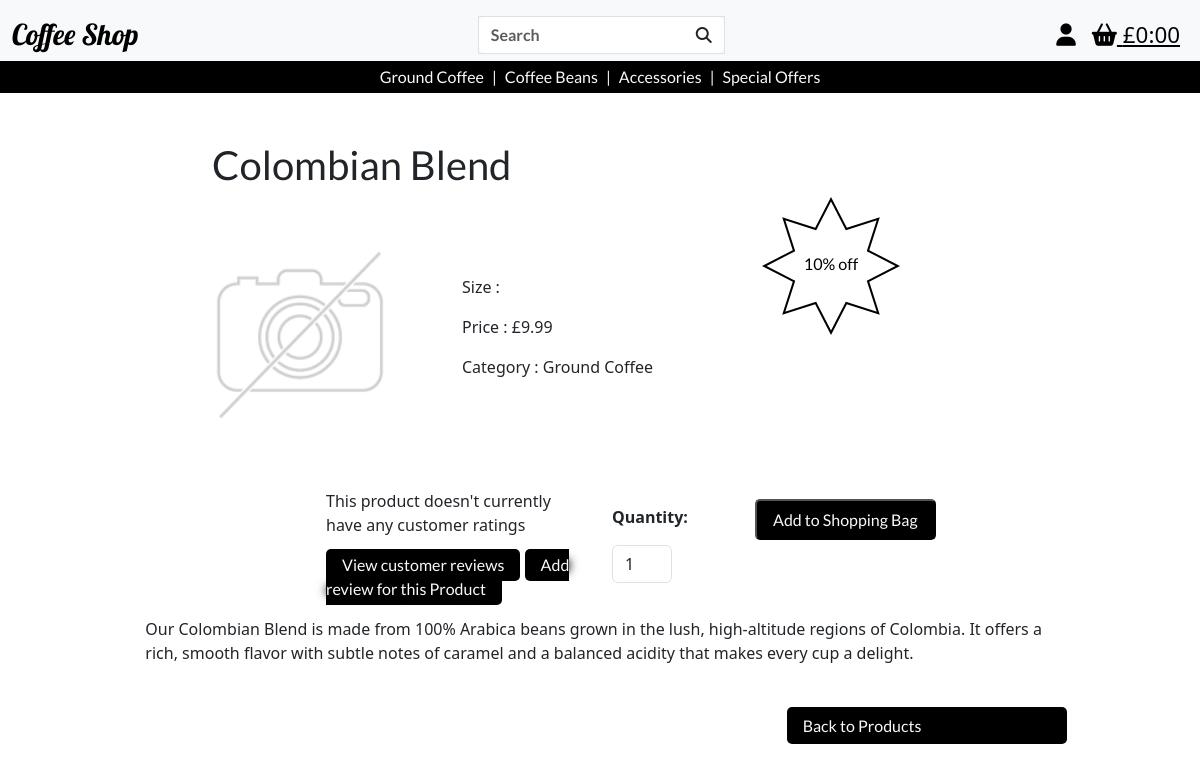
The page /products/1/ on the database its author committed.
### products/models.py (models this page shows, shortened)
class Product(models.Model):
    category = models.ForeignKey(
        'Category', null=True, blank=True, on_delete=models.SET_NULL)
    sku = models.CharField(max_length=254, null=True, blank=True)
    product_name = models.CharField(max_length=254)
    description = models.TextField()
    price = models.DecimalField(max_digits=6, decimal_places=2)
    image_url = models.URLField(max_length=1024, null=True, blank=True)
    image = models.ImageField(null=True, blank=True)

class Category(models.Model):
    class Meta:
        verbose_name_plural = 'Categories'
    name = models.CharField(max_length=254)
    friendly_name = models.CharField(max_length=254, null=True, blank=True)

### products/views.py (the view)
# urls.py: path('<int:product_id>/', views.product_detail, name='product_detail'),
def product_detail(request, product_id):
    product = get_object_or_404(Product, pk=product_id)
    product = Product.objects.annotate(
        avg_rating=Round(Avg('reviews__rating'))
    ).get(pk=product_id)
    context = {
        'product': product,
    }
    return render(request, 'products/product_details.html', context)

### bag/contexts.py (called while the page is built, shortened)
def bag_contents(request):
    bag_items = []
    total = 0
    product_count = 0
    bag = request.session.get('bag', {})
    if total < settings.FREE_DELIVERY_THRESHOLD:
        delivery = total * Decimal(settings.STANDARD_DELIVERY_PERCENTAGE / 100)
        free_delivery_delta = settings.FREE_DELIVERY_THRESHOLD - total
    else:
        delivery = 0
        free_delivery_delta = 0
    grand_total = delivery + total
    context = {
        'bag_items' : bag_items,
        'total' : total,
        'product_count' : product_count,
        'delivery': delivery,
        'free_delivery_delta' : free_delivery_delta,
        'free_delivery_threshold' : settings.FREE_DELIVERY_THRESHOLD,
        'grand_total' : grand_total,
    }
    return context

### products/templates/products/product_details.html (shortened to what this page needs)
{% extends 'base.html' %} {% load static %} {% block extra_css %}
<link rel="stylesheet" href="{% static 'css/products.css' %}" />
{% endblock%} {% block content %}
<div class="container-fluid">
  <div class="row justify-content-center">
    <div class="col-8 mt-5 products-header">
      <h1>{{ product.product_name }}</h1>
    </div>
  </div>
  <div class="row justify-content-center">
    <div class="col-8 col-sm-3 product-details-container">
      {% if product.image %}
      <a href="{{ product.image.url }}" target="_blank">
        <img
          class="card-img-top img-fluid"
          src="{{ product.image.url }}"
          alt="{{ product.name }}"
        />
      </a>
      {% else %}
      <a href="{{ MEDIA_URL }}noimage.png" target="_blank">
        <img
          class="card-img-top img-fluid"
          src="{{ MEDIA_URL }}noimage.png"
          alt="{{ product.name }}"
        />
      </a>
      {% endif %}
    </div>
    <div class="col-8 col-sm-3 d-flex flex-column justify-content-center">
      <p class="">Size :</p>
      <p class="">Price : £{{ product.price }}</p>
      {% if product.category %}
      <p class="">Category : {{ product.category.friendly_name }}</p>
      {% endif %}
    </div>
    <div
      class="d-none d-sm-block col-sm-3 d-flex flex-column justify-content-center"
    >
      <p>
        <svg
          width="50%"
          height="50%"
          viewBox="0 0 273 273"
          fill="none"
          xmlns="http://www.w3.org/2000/svg"
        >
          <text
            class="offer-star"
            x="50%"
            y="50%"
            dominant-baseline="middle"
            text-anchor="middle"
          >
            10% off
          </text>
        </svg>
      </p>
    </div>
  </div>
  <div class="row justify-content-center m-3">
    <div class="col-8 col-sm-3">
      <span
        >{% if product.avg_rating %}
        {% if product.avg_rating == 1 %}
          <p>Rating: <i class="fa-solid fa-star"></i></p>
        {% elif product.avg_rating == 2 %}
          <p>Rating: <i class="fa-solid fa-star"></i><i class="fa-solid fa-star"></i></p>
        {% elif product.avg_rating == 3 %}
          <p>Rating: <i class="fa-solid fa-star"></i><i class="fa-solid fa-star"></i><i class="fa-solid fa-star"></i></p>
        {% elif product.avg_rating == 4 %}
          <p>Rating: <i class="fa-solid fa-star"></i><i class="fa-solid fa-star"></i><i class="fa-solid fa-star"></i><i class="fa-solid fa-star"></i></p>
        {% elif product.avg_rating == 5 %}
          <p>Rating: <i class="fa-solid fa-star"></i><i class="fa-solid fa-star"></i><i class="fa-solid fa-star"></i><i class="fa-solid fa-star"></i><i class="fa-solid fa-star"></i></p>
        {% endif %}
      {% else %}
      <p>This product doesn't currently have any customer ratings</p>
      {% endif %}</span>
      <a href="{% url 'product_reviews' product.id %}" class="products-button">View customer reviews</a>
      <a href="{% url 'add_review' product.id %}" class="products-button">Add review for this Product</a>
    </div>
    <div class="col-8 col-sm-3">
      <form
        class="form"
        action="{% url 'add_to_bag' product.id %}"
        method="POST"
      >
        <div class="row">
          <div class="col-6">
            <p class="mt-3"><strong>Quantity:</strong></p>
            <div class="form-group w-50">
              <div class="">
                <input
                  class="form-control"
                  type="number"
                  name="quantity"
                  value="1"
                  min="1"
                  max="99"
                  data-item_id="{{ product.id }}"
                  id="id_qty_{{ product.id }}"
                />
              </div>
            </div>
          </div>
          <div class="col-6">
            <input
              type="submit"
              class="products-button mb-5"
              value="Add to Shopping Bag"
            />
          </div>
        </div>
      </form>
    </div>
    <div class="row justify-content-center m-3">
      <div class="col-10">
        <p>{{ product.description }}</p>
      </div>
    </div>
    <div class="row">
      <a href="" class="col-3 offset-8 products-button">Back to Products</a>
    </div>
  </div>
  {% endblock %}

### static/css/base.css (style rules this page uses)
.products-button { color: #f8f9fa; font-family: "lato", sans-serif; font-weight: 400; text-shadow: 0 0 6px #000000, 0 0 9px #000000, 0 0 12px #000000; text-decoration: none; background-color: black; padding: 0.4rem 1rem; border-radius: 5px; margin-top: 10px; }

### static/css/products.css (style rules this page uses)
.products-header { font-family: 'lato', sans-serif; }
.products-button { color: #f8f9fa; font-family: 'lato', sans-serif; font-weight: 400; text-shadow: 0 0 6px #000000, 0 0 9px #000000, 0 0 12px #000000; text-decoration: none; background-color: black; padding: 0.4rem 1rem; border-radius: 5px; margin-top: 10px; }
.offer-star { font-family: 'lato', sans-serif; font-size: 2rem; fill: black; }

### rows shown on the page
Product: product_name "Colombian Blend", price "9.99", category.friendly_name "Ground Coffee", quantity "1", description "Our Colombian Blend is made from 100% Arabica beans grown in the lush, high-altitude regions of Colombia. It offers a rich, smooth flavor with subtle notes of caramel and a balanced acidity that makes every cup a delight."
